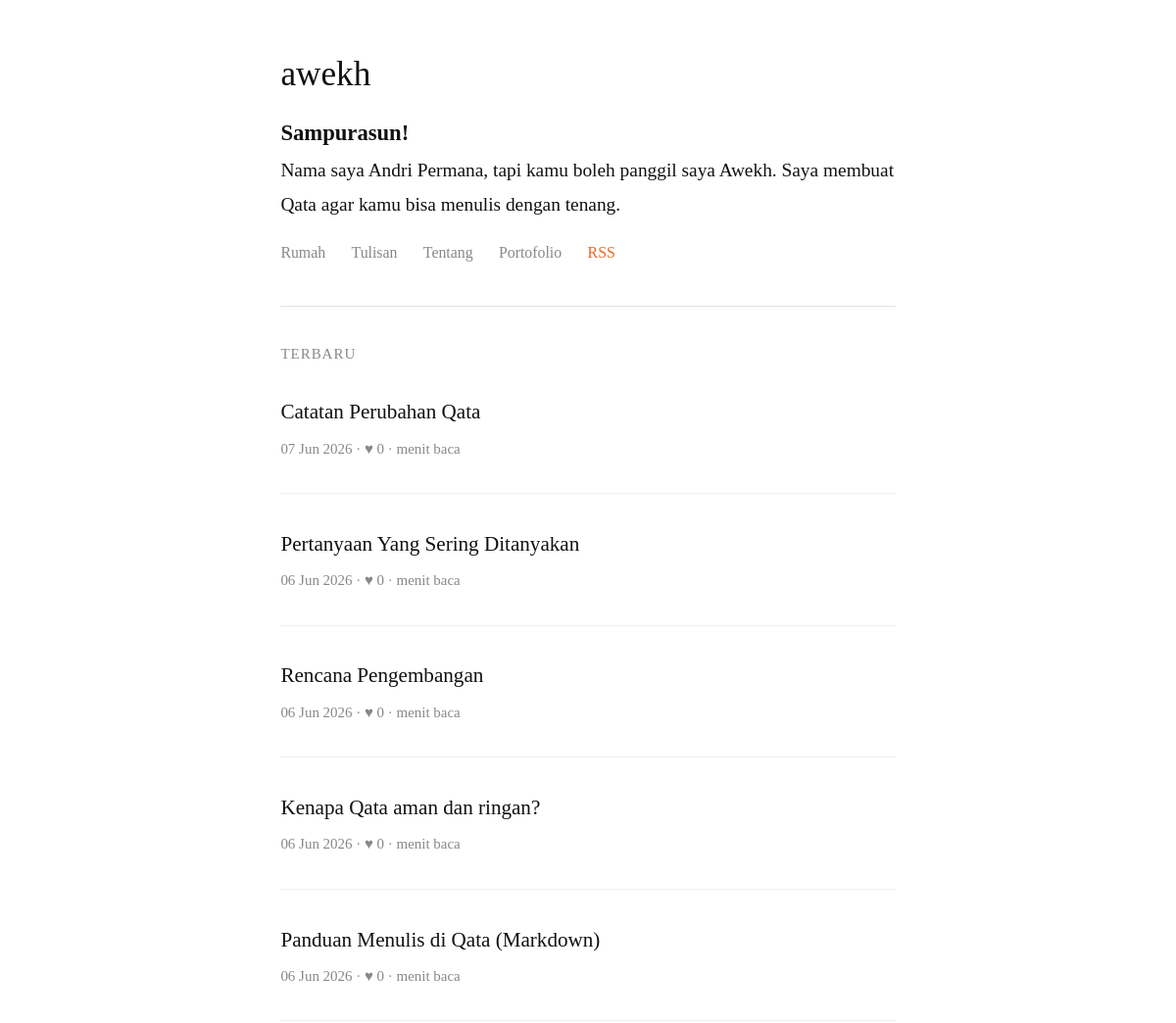
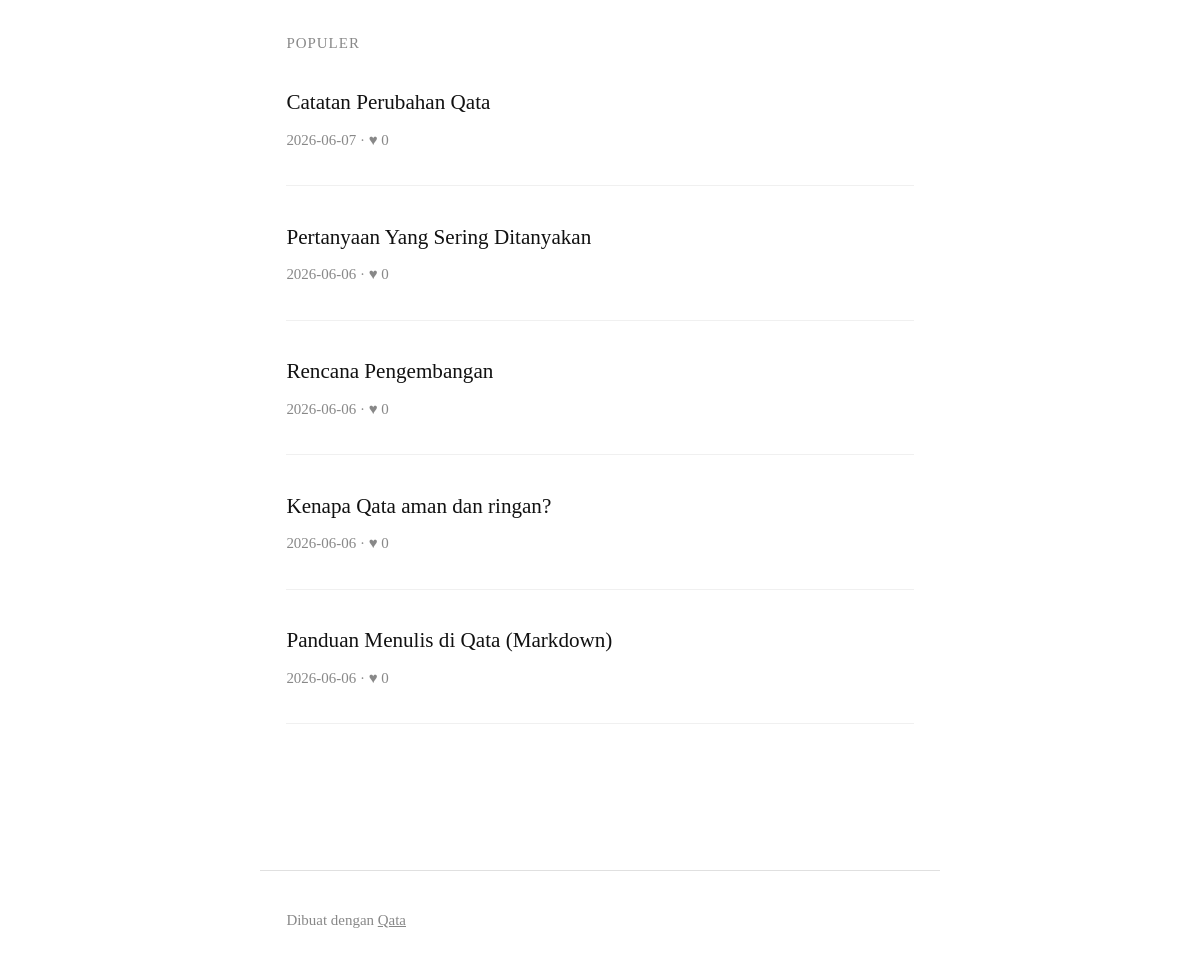
Page /awekh on the committed database (2 pictures, top to bottom).
### tables this page shows
CREATE TABLE users (
            id INTEGER PRIMARY KEY AUTOINCREMENT,
            username TEXT UNIQUE NOT NULL,
            email TEXT UNIQUE NOT NULL,
            password TEXT NOT NULL,
            display_name TEXT,
            bio TEXT,
            website TEXT,
            twitter TEXT,
            instagram TEXT,
            is_admin INTEGER DEFAULT 0,
            is_active INTEGER DEFAULT 1,
            created_at TIMESTAMP DEFAULT CURRENT_TIMESTAMP
        );

CREATE TABLE pages (
            id INTEGER PRIMARY KEY AUTOINCREMENT,
            user_id INTEGER NOT NULL,
            type TEXT NOT NULL,
            slug TEXT,
            title TEXT NOT NULL,
            content TEXT NOT NULL,
            content_html TEXT,
            created_at TIMESTAMP DEFAULT CURRENT_TIMESTAMP,
            updated_at TIMESTAMP DEFAULT CURRENT_TIMESTAMP,
            FOREIGN KEY (user_id) REFERENCES users (id),
            UNIQUE(user_id, type),
            UNIQUE(user_id, slug)
        );

CREATE TABLE posts (
            id INTEGER PRIMARY KEY AUTOINCREMENT,
            user_id INTEGER NOT NULL,
            title TEXT NOT NULL,
            slug TEXT NOT NULL,
            content TEXT NOT NULL,
            content_html TEXT,
            status TEXT DEFAULT 'draft',
            created_at TIMESTAMP DEFAULT CURRENT_TIMESTAMP,
            updated_at TIMESTAMP DEFAULT CURRENT_TIMESTAMP,
            FOREIGN KEY (user_id) REFERENCES users (id),
            UNIQUE(user_id, slug)
        );

### public.py (the view)
@public_bp.route('/<username>')
def user_blog(username):
    db = get_db()
    user = db.execute(
        'SELECT * FROM users WHERE username = ? AND is_active = 1',
        (username,)
    ).fetchone()
    if user is None:
        abort(404)
    recent_posts = db.execute(
        '''SELECT p.*, COUNT(DISTINCT l.id) as like_count
           FROM posts p
           LEFT JOIN likes l ON p.id = l.post_id
           WHERE p.user_id = ? AND p.status = 'published'
           GROUP BY p.id
           ORDER BY p.created_at DESC
           LIMIT 5''',
        (user['id'],)
    ).fetchall()
    popular_posts = db.execute(
        '''SELECT p.*, COUNT(DISTINCT l.id) as like_count
           FROM posts p
           LEFT JOIN likes l ON p.id = l.post_id
           WHERE p.user_id = ? AND p.status = 'published'
           GROUP BY p.id
           ORDER BY like_count DESC, p.created_at DESC
           LIMIT 5''',
        (user['id'],)
    ).fetchall()
    landing_page = db.execute(
        'SELECT * FROM pages WHERE user_id = ? AND type = ?',
        (user['id'], 'landing')
    ).fetchone()
    custom_pages = db.execute(
        'SELECT * FROM pages WHERE user_id = ? AND type = ?',
        (user['id'], 'custom')
    ).fetchall()
    return render_template('public/blog.html',
                           user=user,
                           recent_posts=recent_posts,
                           popular_posts=popular_posts,
                           landing_page=landing_page,
                           custom_pages=custom_pages)

### app.py (called while the page is built)
@app.template_filter('tanggal')
def format_tanggal(value):
    if value is None:
        return ''
    if hasattr(value, 'strftime'):
        return value.strftime('%d %b %Y')
    try:
        s = str(value)
        return s[:10]
    except Exception:
        return ''

@app.template_filter('waktu_relatif')
def format_waktu_relatif(value):
    if value is None:
        return ''
    from datetime import datetime
    try:
        if hasattr(value, 'strftime'):
            dt = value
        else:
            s = str(value)
            dt = datetime.strptime(s[:19], '%Y-%m-%d %H:%M:%S')
    except Exception:
        return str(value)[:10]
    now = datetime.now()
    diff = now - dt
    detik = diff.total_seconds()
    if detik < 60:
        return 'Baru saja'
    elif detik < 3600:
        menit = int(detik // 60)
        return f'{menit} menit yang lalu'
    elif detik < 86400:
        jam = int(detik // 3600)
        return f'{jam} jam yang lalu'
    elif detik < 604800:
        hari = int(detik // 86400)
        return f'{hari} hari yang lalu'
    else:
        return dt.strftime('%d %b %Y')

### database.py (called while the page is built)
def get_db():
    if 'db' not in g:
        g.db = sqlite3.connect(
            current_app.config['DATABASE']
        )
        g.db.text_factory = lambda b: b.decode('utf-8', errors='replace')
        g.db.row_factory = sqlite3.Row
        g.db.execute("PRAGMA journal_mode=WAL")
    return g.db

### templates/public/blog.html (shortened to what this page needs)
{% extends 'base.html' %}
{% block content %}
<div class="blog-header">
    <h1>{{ user['display_name'] }}</h1>
    {% if landing_page and landing_page['content_html'] %}
        <div class="blog-landing-content">
            {{ landing_page['content_html'] | safe }}
        </div>
    {% endif %}
    <div class="blog-nav">
        <a href="{{ url_for('public.user_blog', username=user['username']) }}">Rumah</a>
        <a href="{{ url_for('public.user_archive', username=user['username']) }}">Tulisan</a>
        <a href="{{ url_for('public.user_about', username=user['username']) }}">Tentang</a>
        {% for cp in custom_pages %}
        <a href="{{ url_for('public.user_page', username=user['username'], slug=cp['slug']) }}">{{ cp['title'] }}</a>
        {% endfor %}
        <a href="{{ url_for('public.user_rss', username=user['username']) }}" class="rss-link">RSS</a>
    </div>
</div>
{% if recent_posts %}
<section class="post-list">
    <h2>Terbaru</h2>
    {% for post in recent_posts %}
    <article class="post-item">
        <h3>
            <a href="{{ url_for('public.post_detail', username=user['username'], slug=post['slug']) }}">
                {{ post['title'] }}
            </a>
        </h3>
        <div class="post-meta">
            <span>{{ post['created_at'] | waktu_relatif }}</span>
            <span>&middot;</span>
            <span>♥ {{ post['like_count'] }}</span>
            <span>&middot;</span>
            <span>{{ post['reading_time'] }} menit baca</span>
        </div>
    </article>
    {% endfor %}
</section>
{% endif %}
{% if popular_posts %}
<section class="post-list">
    <h2>Populer</h2>
    {% for post in popular_posts %}
    <article class="post-item">
        <h3>
            <a href="{{ url_for('public.post_detail', username=user['username'], slug=post['slug']) }}">
                {{ post['title'] }}
            </a>
        </h3>
        <div class="post-meta">
            <span>{{ post['created_at'] | tanggal }}</span>
            <span>&middot;</span>
            <span>♥ {{ post['like_count'] }}</span>
        </div>
    </article>
    {% endfor %}
</section>
{% endif %}
{% endblock %}

### static/style.css (style rules this page uses)
*, *::before, *::after { box-sizing: border-box; margin: 0; padding: 0; }
html, body { background: #fff; color: #111; font-family: 'Georgia', serif; font-size: 1.1rem; line-height: 1.8; }
a { color: #111; text-decoration: none; }
.blog-header { padding-bottom: 2rem; margin-bottom: 2rem; border-bottom: 1px solid #e0e0e0; }
.blog-header h1 { font-size: 2rem; margin-bottom: 0.5rem; font-weight: normal; }
.blog-nav { margin-top: 1rem; display: flex; gap: 1.5rem; font-size: 0.9rem; }
.blog-nav a { color: #888; border-bottom: 2px solid transparent; padding-bottom: 2px; }
.post-list h2 { font-size: 0.85rem; color: #888; text-transform: uppercase; letter-spacing: 1px; margin-bottom: 1.5rem; font-weight: normal; }
.post-item { margin-bottom: 1.8rem; padding-bottom: 1.8rem; border-bottom: 1px solid #f0f0f0; }
.post-item h3 { font-size: 1.2rem; margin-bottom: 0.3rem; font-weight: normal; }
.post-item h3 a { color: #111; }
.post-meta { font-size: 0.85rem; color: #888; }
.rss-link { color: #f26522 !important; }

### rows in the picture
users: display_name "awekh"
pages: content_html "Sampurasun! Nama saya Andri Permana, tapi kamu boleh panggil saya Awekh. Saya membuat Qata agar kamu bisa menulis dengan tenang."
pages: title "Portofolio"
posts: title "Catatan Perubahan Qata", created_at|waktu_relatif "07 Jun 2026", like_count "0", created_at|tanggal "2026-06-07"
posts: title "Pertanyaan Yang Sering Ditanyakan", created_at|waktu_relatif "06 Jun 2026", like_count "0", created_at|tanggal "2026-06-06"
posts: title "Rencana Pengembangan", created_at|waktu_relatif "06 Jun 2026", like_count "0", created_at|tanggal "2026-06-06"
posts: title "Kenapa Qata aman dan ringan?", created_at|waktu_relatif "06 Jun 2026", like_count "0", created_at|tanggal "2026-06-06"
posts: title "Panduan Menulis di Qata (Markdown)", created_at|waktu_relatif "06 Jun 2026", like_count "0", created_at|tanggal "2026-06-06"
